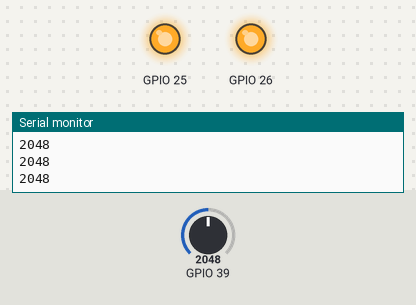
Recording of a sketch running on a simulated ESP32. Shown: output pins drawn as LEDs (lit = HIGH), the last lines printed to the serial monitor. Inputs (shaded band) come from the test bench; at power-on: GPIO 39 = 2048.

Above: at 1.2 s.
1.3 s: GPIO 39 set to 1945
At 2.0 s:
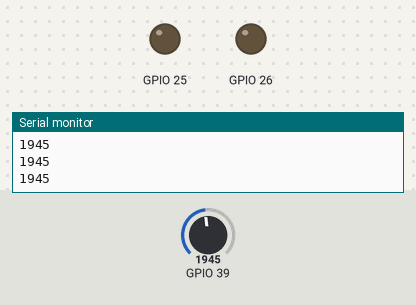
2.8 s: GPIO 39 set to 2040
At 3.1 s:
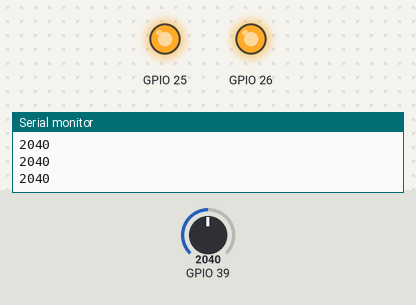
4.3 s: GPIO 39 set to 1960
At 5.7 s:
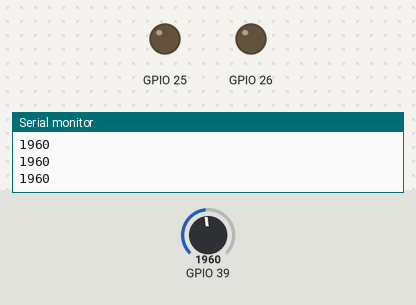
Timing chart, 0 to 7.3 s (numbered marks = the images above; inputs shaded):
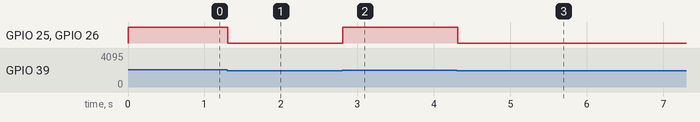

Measured:
- the behaviour switches between 2001 and 2000 on GPIO 39 (found by bisection; images 0 and 1)
- after the input at 1.3 s, GPIO 25, GPIO 26: HIGH → LOW at once
- after the input at 2.8 s, GPIO 25, GPIO 26: LOW → HIGH at once
- after the input at 4.3 s, GPIO 25, GPIO 26: HIGH → LOW at once

The sketch:

sketch_feb22aSECTION9LDRLED.ino
```cpp
void setup() {
   // put your setu
  pinMode(25, OUTPUT);
  pinMode(26,OUTPUT);
pinMode(39,INPUT);

Serial.begin(9600);
}

void loop() {
  // put your main code here, to run repeatedl to get analog chnge the digitalread into analogread
int sensorvalue =analogRead(39);
Serial.println(sensorvalue);

if(sensorvalue>2000){
digitalWrite(25,HIGH);
digitalWrite(26,HIGH);
}
else{
if(sensorvalue<3000)
{
digitalWrite(25,LOW);
digitalWrite(26,LOW);
}
}

}
```
